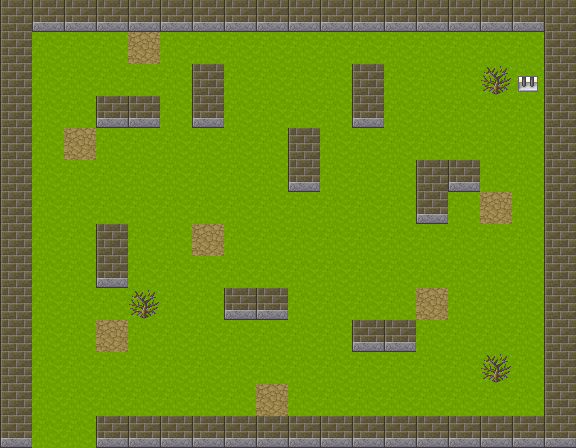

Tiled map render using the project's own tile images. Description and the whole map definition, tile-layer contents included, below:
An orthogonal 18x14 tile map with 32x32 px tiles, 2 tile layers (ground, detail), 1 hidden layer not drawn.

<map version="1.10" tiledversion="1.11.2" orientation="orthogonal" renderorder="right-down" width="18" height="14" tilewidth="32" tileheight="32" infinite="0" nextlayerid="4" nextobjectid="1">
 <tileset firstgid="1" source="tilesets/basechip.tsx" />
 <layer id="1" name="ground" width="18" height="14">
  <data encoding="csv">
2,2,2,2,2,2,2,2,2,2,2,2,2,2,2,2,2,6,
2,2,2,2,6,2,2,2,2,2,2,2,2,2,2,2,2,2,
2,2,2,2,2,2,2,2,2,2,2,2,2,2,2,2,2,2,
2,2,2,2,2,2,2,2,2,2,2,6,2,2,2,2,2,2,
2,2,6,2,2,2,2,2,2,2,2,2,2,2,2,2,2,2,
2,2,2,2,2,2,2,2,2,2,2,2,2,2,2,2,2,2,
2,2,2,2,2,2,2,2,2,2,2,2,2,2,2,6,2,2,
2,2,2,2,2,2,6,2,2,2,2,2,2,2,2,2,2,2,
2,2,2,2,2,2,2,2,2,2,2,2,2,2,2,2,2,2,
2,2,2,2,2,2,2,2,2,2,2,2,2,6,2,2,2,2,
2,2,2,6,2,2,2,2,2,2,2,2,2,2,2,2,2,2,
2,2,2,2,2,2,2,2,2,2,2,2,2,2,2,2,2,2,
2,2,2,2,2,2,2,2,6,2,2,2,2,2,2,2,2,2,
2,2,2,2,2,2,2,2,2,2,2,2,2,2,2,2,2,2
</data>
 </layer>
 <layer id="2" name="detail" width="18" height="14">
  <data encoding="csv">
433,441,441,441,441,441,441,441,441,441,441,441,441,441,441,441,441,433,
433,0,0,0,0,0,0,0,0,0,0,0,0,0,0,0,0,433,
433,0,0,0,0,0,433,0,0,0,0,433,0,0,0,44,611,433,
433,0,0,441,441,0,441,0,0,0,0,441,0,0,0,0,0,433,
433,0,0,0,0,0,0,0,0,433,0,0,0,0,0,0,0,433,
433,0,0,0,0,0,0,0,0,441,0,0,0,433,441,0,0,433,
433,0,0,0,0,0,0,0,0,0,0,0,0,441,0,0,0,433,
433,0,0,433,0,0,0,0,0,0,0,0,0,0,0,0,0,433,
433,0,0,441,0,0,0,0,0,0,0,0,0,0,0,0,0,433,
433,0,0,0,44,0,0,441,441,0,0,0,0,0,0,0,0,433,
433,0,0,0,0,0,0,0,0,0,0,441,441,0,0,0,0,433,
433,0,0,0,0,0,0,0,0,0,0,0,0,0,0,44,0,433,
433,0,0,0,0,0,0,0,0,0,0,0,0,0,0,0,0,433,
441,0,0,441,441,441,441,441,441,441,441,441,441,441,441,441,441,441
</data>
 </layer>
 <layer id="3" name="above" width="18" height="14" visible="0">
  <data encoding="csv">
0,0,0,0,0,0,0,0,0,0,0,0,0,0,0,0,0,0,
0,0,0,0,0,0,0,0,0,0,0,0,0,0,0,0,0,0,
0,0,0,0,0,0,0,0,0,0,0,0,0,0,0,0,0,0,
0,0,0,0,0,0,0,0,0,0,0,0,0,0,0,0,0,0,
0,0,0,0,0,0,0,0,0,0,0,0,0,0,0,0,0,0,
0,0,0,0,0,0,0,0,0,0,0,0,0,0,0,0,0,0,
0,0,0,0,0,0,0,0,0,0,0,0,0,0,0,0,0,0,
0,0,0,0,0,0,0,0,0,0,0,0,0,0,0,0,0,0,
0,0,0,0,0,0,0,0,0,0,0,0,0,0,0,0,0,0,
0,0,0,0,0,0,0,0,0,0,0,0,0,0,0,0,0,0,
0,0,0,0,0,0,0,0,0,0,0,0,0,0,0,0,0,0,
0,0,0,0,0,0,0,0,0,0,0,0,0,0,0,0,0,0,
0,0,0,0,0,0,0,0,0,0,0,0,0,0,0,0,0,0,
0,0,0,0,0,0,0,0,0,0,0,0,0,0,0,0,0,0
</data>
 </layer>
</map>
